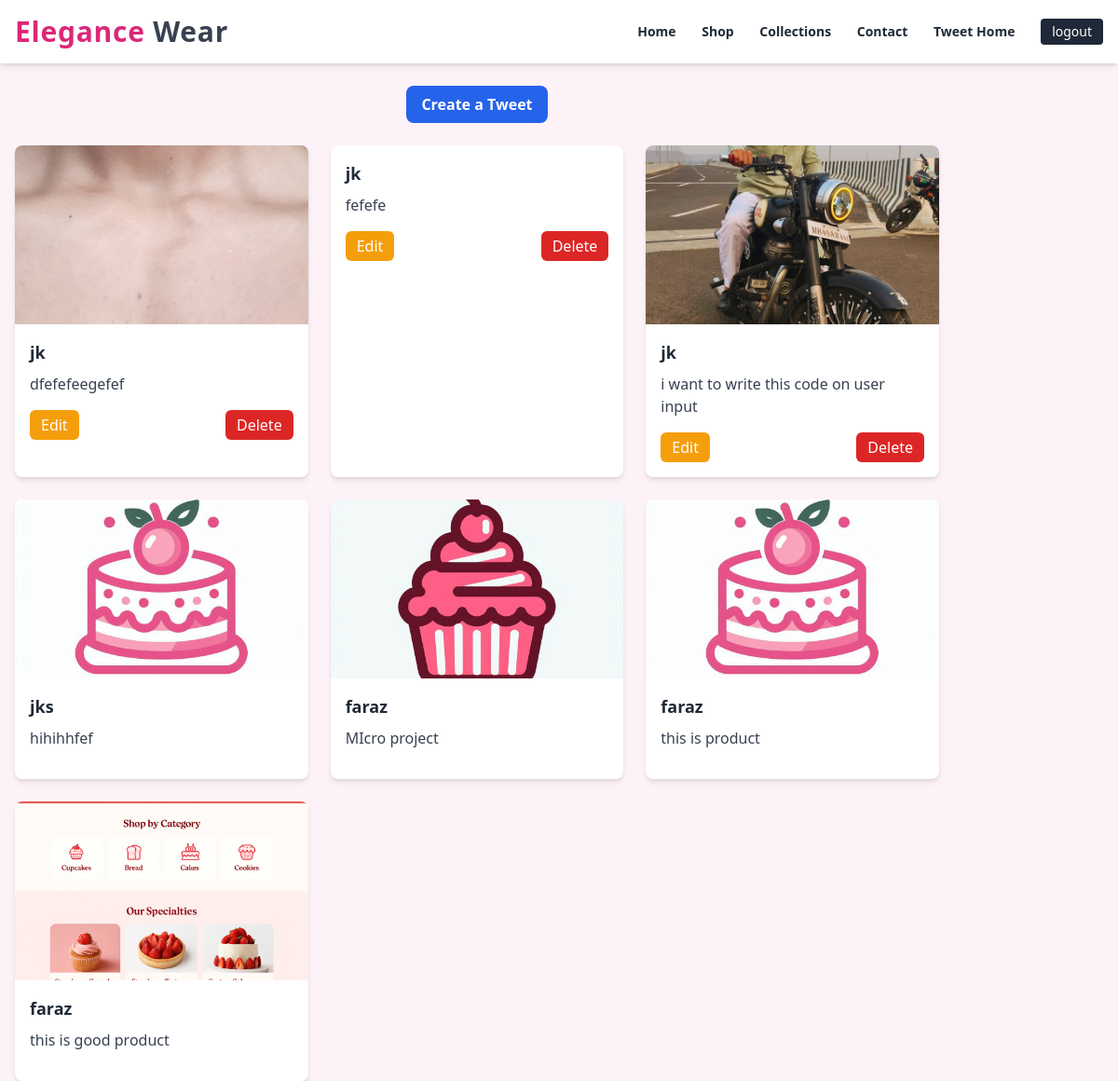
Screenshot of /tweet/ (signed in) with the database file from the repository.
### tweet/models.py (models this page shows, shortened)
class Tweet(models.Model):
    user = models.ForeignKey(User, on_delete=models.CASCADE)
    text = models.TextField(max_length=430)
    photo = models.ImageField(upload_to='photos/', blank=True, null= True)
    created_at = models.DateTimeField(auto_now_add=True)
    updated_at = models.DateTimeField(auto_now=True)

### tweet/views.py (the view)
# urls.py: path('', views.tweet_list, name='tweet_list'),
def tweet_list(request):
    tweets = Tweet.objects.all().order_by('-created_at')
    return render(request, 'tweets_list.html', {'tweets':tweets})

### tweet/templates/tweets_list.html (shortened to what this page needs)
{% extends "layout.html" %}
{% block content %}
<br>
<div class="text-center mb-6">
    <a class="inline-block bg-blue-600 hover:bg-blue-700 text-white font-semibold py-2 px-4 rounded-lg transition duration-300" href="{% url 'tweet_create' %}">
        Create a Tweet
    </a>
</div>
<div class="container mx-auto grid grid-cols-1 sm:grid-cols-2 md:grid-cols-3 gap-6 px-4">
    {% for tweet in tweets %}
    <div class="bg-white rounded-lg shadow-md overflow-hidden">
        {% if tweet.photo %}
        <img src="{{ tweet.photo.url }}" class="w-full h-48 object-cover" alt="Tweet Photo">
        {% endif %}
        <div class="p-4">
            <h5 class="text-lg font-semibold mb-2">{{ tweet.user.username }}</h5>
            <p class="text-gray-700 mb-4">
                {{ tweet.text }}
            </p>
            {% if tweet.user == user %}
            <div class="flex justify-between">
                <a href="{% url 'tweet_edit' tweet.id %}" class="bg-yellow-500 hover:bg-yellow-600 text-white py-1 px-3 rounded-md transition duration-300">
                    Edit
                </a>
                <a href="{% url 'tweet_delete' tweet.id %}" class="bg-red-600 hover:bg-red-700 text-white py-1 px-3 rounded-md transition duration-300">
                    Delete
                </a>
            </div>
            {% endif %}
        </div>
    </div>
    {% endfor %}
</div>
{% endblock %}

### rows the page displays
Tweet: photo (picture), user.username "jk", text "dfefefeegefef", shows "Edit"
Tweet: user.username "jk", text "fefefe", shows "Edit"
Tweet: photo (picture), user.username "jk", text "i want to write this code on user input", shows "Edit"
Tweet: photo (picture), user.username "jks", text "hihihhfef"
Tweet: photo (picture), user.username "faraz", text "MIcro project"
Tweet: photo (picture), user.username "faraz", text "this is product"
Tweet: photo (picture), user.username "faraz", text "this is good product"
